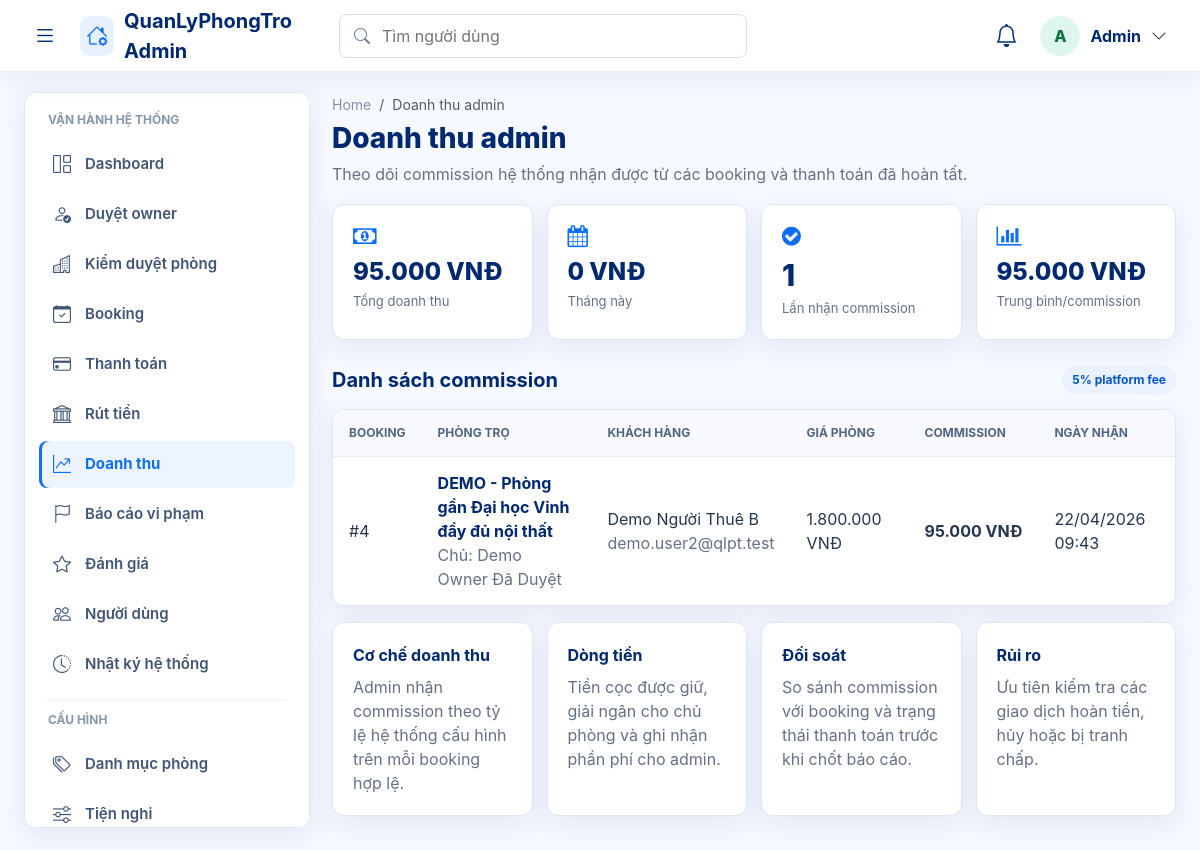
The app's page /public/admin/admin_revenue.php (signed in) with its own data.
### tables this page shows
CREATE TABLE `transactions` (
  `id` int(11) NOT NULL,
  `from_user` int(11) DEFAULT NULL,
  `to_user` int(11) DEFAULT NULL,
  `amount` int(11) DEFAULT NULL,
  `fee` int(11) DEFAULT 0,
  `type` enum('deposit','release','refund','withdraw','fee') DEFAULT NULL,
  `booking_id` int(11) DEFAULT NULL,
  `created_at` timestamp NOT NULL DEFAULT current_timestamp()
);

CREATE TABLE `motels` (
  `id` int(11) NOT NULL,
  `title` varchar(255) NOT NULL,
  `description` text DEFAULT NULL,
  `price` int(11) NOT NULL,
  `deposit_amount` int(11) NOT NULL DEFAULT 0,
  `area` int(11) DEFAULT NULL,
  `address` varchar(255) DEFAULT NULL,
  `province_code` varchar(20) DEFAULT NULL,
  `province_name` varchar(120) DEFAULT NULL,
  `district_code` varchar(20) DEFAULT NULL,
  `district_name` varchar(120) DEFAULT NULL,
  `ward_code` varchar(20) DEFAULT NULL,
  `ward_name` varchar(120) DEFAULT NULL,
  `street_address` varchar(255) DEFAULT NULL,
  `address_api_source` varchar(80) DEFAULT NULL,
  `lat` decimal(10,8) DEFAULT NULL,
  `lng` decimal(11,8) DEFAULT NULL,
  `phone` varchar(20) DEFAULT NULL,
  `user_id` int(11) NOT NULL,
  `category_id` int(11) DEFAULT NULL,
  `district_id` int(11) DEFAULT NULL,
  `status` enum('pending','approved','hidden','rejected') DEFAULT 'pending',
  `room_status` enum('available','reserved','rented','unavailable') NOT NULL DEFAULT 'available',
  `rejection_reason` text DEFAULT NULL,
  `rejected_by` int(11) DEFAULT NULL,
  `rejected_at` datetime DEFAULT NULL,
  `count_view` int(11) DEFAULT 0,
  `created_at` timestamp NOT NULL DEFAULT current_timestamp(),
  `updated_at` timestamp NULL DEFAULT NULL,
  `bedrooms` int(11) DEFAULT 0,
  `bathrooms` int(11) DEFAULT 0,
  `max_people` int(11) DEFAULT NULL,
  `utilities` text DEFAULT NULL,
  `furniture` text DEFAULT NULL,
  `verification_status` varchar(30) NOT NULL DEFAULT 'unverified',
  `health_score` int(11) NOT NULL DEFAULT 0,
  `is_featured` tinyint(1) NOT NULL DEFAULT 0,
  `available_from` date DEFAULT NULL,
  `service_fee` int(11) NOT NULL DEFAULT 0,
  `electricity_unit_price` int(11) NOT NULL DEFAULT 0,
  `water_fee_per_person` int(11) NOT NULL DEFAULT 0,
  `internet_fee` int(11) NOT NULL DEFAULT 0,
  `parking_fee` int(11) NOT NULL DEFAULT 0,
  `other_fee` int(11) NOT NULL DEFAULT 0,
  `service_note` varchar(255) DEFAULT NULL,
  `deposit_months` decimal(3,1) NOT NULL DEFAULT 1.0
);

CREATE TABLE `users` (
  `id` int(11) NOT NULL,
  `name` varchar(100) DEFAULT NULL,
  `email` varchar(150) DEFAULT NULL,
  `password` varchar(255) DEFAULT NULL,
  `reset_token` varchar(64) DEFAULT NULL,
  `reset_expires` datetime DEFAULT NULL,
  `force_password_change` tinyint(1) NOT NULL DEFAULT 0,
  `phone` varchar(20) DEFAULT NULL,
  `avatar` varchar(255) DEFAULT NULL,
  `role` enum('user','owner','admin') DEFAULT 'user',
  `created_at` timestamp NOT NULL DEFAULT current_timestamp(),
  `status` varchar(20) DEFAULT 'pending',
  `owner_verification_status` enum('not_required','pending_verification','submitted','approved','rejected') NOT NULL DEFAULT 'not_required',
  `approved_by` int(11) DEFAULT NULL,
  `approved_at` datetime DEFAULT NULL,
  `rejection_reason` text DEFAULT NULL,
  `address` text DEFAULT NULL,
  `idcard_number` varchar(50) DEFAULT NULL,
  `trust_score` int(11) NOT NULL DEFAULT 0,
  `admin_note` text DEFAULT NULL,
  `verified_at` datetime DEFAULT NULL,
  `verification_submitted_at` datetime DEFAULT NULL,
  `verification_reviewed_by` int(11) DEFAULT NULL,
  `verification_reviewed_at` datetime DEFAULT NULL,
  `verification_rejection_reason` text DEFAULT NULL,
  `id_card_front` varchar(255) DEFAULT NULL,
  `id_card_back` varchar(255) DEFAULT NULL,
  `selfie_image` varchar(255) DEFAULT NULL,
  `bank_name` varchar(100) DEFAULT NULL,
  `bank_account_no` varchar(50) DEFAULT NULL,
  `bank_account_name` varchar(100) DEFAULT NULL,
  `bank_verified_at` datetime DEFAULT NULL,
  `notify_email` tinyint(1) DEFAULT 1,
  `notify_booking` tinyint(1) DEFAULT 1,
  `show_phone` tinyint(1) DEFAULT 1,
  `dark_mode` tinyint(1) DEFAULT 0
);

### public/admin_init.php (called while the page is built, shortened)
<?php
require_once __DIR__ . '/../config/database.php';
require_once __DIR__ . '/../core/Database.php';
require_once __DIR__ . '/../core/Payment.php';
require_once __DIR__ . '/../core/AdminRevenue.php';
require_once __DIR__ . '/../app/controller/AdminRevenueController.php';
require_once __DIR__ . '/../app/controller/ActivityLogController.php';
$db = new Database($conn);
?>

### app/controller/AdminRevenueController.php (called while the page is built, shortened)
<?php
class AdminRevenueController
{
    private $revenue;
    public function __construct($db)
    {
        $this->revenue = new AdminRevenue($db);
    }
    public function listRevenue()
    {
        $admin_id = $_SESSION['user_id'];
        $page = isset($_GET['page']) ? (int)$_GET['page'] : 1;
        $revenue = $this->revenue->getRevenue($admin_id, $page, ITEMS_PER_PAGE);
        $total = $this->revenue->getRevenueCount($admin_id);
        $total_pages = ceil($total / ITEMS_PER_PAGE);
        $stats = $this->revenue->getStats($admin_id);
        return [
            'revenue' => $revenue,
            'total' => $total,
            'page' => $page,
            'total_pages' => $total_pages,
            'stats' => $stats
        ];
    }
}

### core/AdminRevenue.php (called while the page is built, shortened)
<?php
class AdminRevenue
{
    private $db;
    private $table = 'transactions';
    public function __construct($database)
    {
        $this->db = $database;
    }
    public function getTotalRevenue($admin_id)
    {
        $query = "SELECT SUM(amount) as total
                  FROM {$this->table}
                  WHERE to_user = {$admin_id}
                  AND type = 'fee'";
        $result = $this->db->query($query);
        $row = $result->fetch_assoc();
        return $row['total'] ?? 0;
    }
    public function getRevenue($admin_id, $page = 1, $limit = 10)
    {
        $offset = ($page - 1) * $limit;
        $query = "SELECT t.*,
                         b.user_id, b.motel_id, b.deposit_amount,
                         m.title as motel_title, m.price as motel_price,
                         u.name as user_name, u.email as user_email,
                         uo.name as owner_name
                  FROM {$this->table} t
                  LEFT JOIN bookings b ON t.booking_id = b.id
                  LEFT JOIN motels m ON b.motel_id = m.id
                  LEFT JOIN users u ON b.user_id = u.id
                  LEFT JOIN users uo ON m.user_id = uo.id
                  WHERE t.to_user = {$admin_id}
                  AND t.type = 'fee'
                  ORDER BY t.created_at DESC
                  LIMIT {$offset}, {$limit}";
        return $this->db->getRows($query);
    }
    public function getRevenueCount($admin_id)
    {
        $query = "SELECT COUNT(*) as total
                  FROM {$this->table}
                  WHERE to_user = {$admin_id}
                  AND type = 'fee'";
        $result = $this->db->query($query);
        $row = $result->fetch_assoc();
        return $row['total'] ?? 0;
    }
    public function getStats($admin_id)
    {
        $stats = [];
        $total = $this->getTotalRevenue($admin_id);
        $stats['total'] = $total;
        $query = "SELECT SUM(amount) as total
                  FROM {$this->table}
                  WHERE to_user = {$admin_id}
                  AND type = 'fee'
                  AND MONTH(created_at) = MONTH(NOW())
                  AND YEAR(created_at) = YEAR(NOW())";
        $result = $this->db->query($query);
        $row = $result->fetch_assoc();
        $stats['month'] = $row['total'] ?? 0;
        $query = "SELECT COUNT(*) as total
                  FROM {$this->table}
                  WHERE to_user = {$admin_id}
                  AND type = 'fee'";
        $result = $this->db->query($query);
        $row = $result->fetch_assoc();
        $stats['count'] = $row['total'] ?? 0;
        $stats['average'] = $stats['count'] > 0 ? ceil($stats['total'] / $stats['count']) : 0;
        return $stats;
    }
}
?>

### core/Database.php (called while the page is built, shortened)
<?php
class Database {
    private $conn;
    public function __construct($connection) {
        $this->conn = $connection;
    }
    public function query($sql) {
        return $this->conn->query($sql);
    }
    public function getRows($sql) {
        $result = $this->conn->query($sql);
        if ($result && $result->num_rows > 0) {
            $rows = [];
            while ($row = $result->fetch_assoc()) {
                $rows[] = $row;
            }
            return $rows;
        }
        return [];
    }
}
?>

### public/admin/admin_revenue.php (the view, shortened to what this page needs)
<?php
require_once __DIR__ . '/../admin_init.php';
require_once __DIR__ . '/layout.php';
$controller = new AdminRevenueController($db);
$revenueData = $controller->listRevenue();
$stats = $revenueData['stats'] ?? [];
$revenue = $revenueData['revenue'] ?? [];
?>
<div class="wb-grid wb-stats-4 mb-3">
    <div class="wb-card"><i class="fa fa-money wb-card-icon"></i>
        <div class="wb-card-value fs-4"><?php echo admin_money($stats['total'] ?? 0); ?></div>
        <div class="wb-card-label">Tổng doanh thu</div>
    </div>
    <div class="wb-card"><i class="fa fa-calendar wb-card-icon"></i>
        <div class="wb-card-value fs-4"><?php echo admin_money($stats['month'] ?? 0); ?></div>
        <div class="wb-card-label">Tháng này</div>
    </div>
    <div class="wb-card"><i class="fa fa-check-circle wb-card-icon"></i>
        <div class="wb-card-value"><?php echo (int)($stats['count'] ?? 0); ?></div>
        <div class="wb-card-label">Lần nhận commission</div>
    </div>
    <div class="wb-card"><i class="fa fa-bar-chart wb-card-icon"></i>
        <div class="wb-card-value fs-4"><?php echo admin_money($stats['average'] ?? 0); ?></div>
        <div class="wb-card-label">Trung bình/commission</div>
    </div>
</div>
<div class="wb-section-head">
    <h2>Danh sách commission</h2>
    <span class="wb-pill">5% platform fee</span>
</div>
<div class="wb-table-card">
    <?php if ($revenue): ?>
        <table class="wb-table">
            <thead>
                <tr>
                    <th>Booking</th>
                    <th>Phòng trọ</th>
                    <th>Khách hàng</th>
                    <th>Giá phòng</th>
                    <th>Commission</th>
                    <th>Ngày nhận</th>
                </tr>
            </thead>
            <tbody>
                <?php foreach ($revenue as $item): ?>
                    <tr>
                        <td>#<?php echo (int)($item['booking_id'] ?? 0); ?></td>
                        <td>
                            <div class="wb-title"><?php echo admin_e($item['motel_title'] ?? 'N/A'); ?></div>
                            <div class="wb-muted">Chủ: <?php echo admin_e($item['owner_name'] ?? 'N/A'); ?></div>
                        </td>
                        <td>
                            <div><?php echo admin_e($item['user_name'] ?? 'N/A'); ?></div>
                            <div class="wb-muted"><?php echo admin_e($item['user_email'] ?? ''); ?></div>
                        </td>
                        <td><?php echo admin_money($item['motel_price'] ?? 0); ?></td>
                        <td class="wb-price"><?php echo admin_money($item['amount'] ?? 0); ?></td>
                        <td><?php echo !empty($item['created_at']) ? date('d/m/Y H:i', strtotime((string)$item['created_at'])) : ''; ?></td>
                    </tr>
                <?php endforeach; ?>
            </tbody>
        </table>
    <?php else: ?>
        <div class="wb-empty">Chưa có commission nào. Commission phát sinh khi booking hoàn tất theo luồng thanh toán.</div>
    <?php endif; ?>
</div>
<div class="wb-grid wb-stats-4 mt-3">
    <div class="wb-card">
        <div class="wb-title mb-2">Cơ chế doanh thu</div>
        <div class="wb-muted">Admin nhận commission theo tỷ lệ hệ thống cấu hình trên mỗi booking hợp lệ.</div>
    </div>
    <div class="wb-card">
        <div class="wb-title mb-2">Dòng tiền</div>
        <div class="wb-muted">Tiền cọc được giữ, giải ngân cho chủ phòng và ghi nhận phần phí cho admin.</div>
    </div>
    <div class="wb-card">
        <div class="wb-title mb-2">Đối soát</div>
        <div class="wb-muted">So sánh commission với booking và trạng thái thanh toán trước khi chốt báo cáo.</div>
    </div>
    <div class="wb-card">
        <div class="wb-title mb-2">Rủi ro</div>
        <div class="wb-muted">Ưu tiên kiểm tra các giao dịch hoàn tiền, hủy hoặc bị tranh chấp.</div>
    </div>
</div>

### public/assets/css/workbench.css (style rules this page uses)
:root { --wb-bg: #f4f7fb; --wb-surface: #ffffff; --wb-soft: #f8fafc; --wb-text: #101828; --wb-muted: #667085; --wb-border: #e5eaf2; --wb-primary: #2563eb; --wb-primary-dark: #1e40af; --wb-accent: #0e7490; --wb-success: #16a34a; --wb-warning: #f59e0b; --wb-danger: #dc2626; --wb-shadow: 0 18px 50px rgba(15, 23, 42, .07); }
body.workbench { min-height: 100vh; margin: 0; background: var(--wb-bg) !important; color: var(--wb-text); font-family: "Inter", "Segoe UI", Arial, sans-serif; }
.wb-sidebar, .wb-hero, .wb-card, .wb-table-card, .wb-list-card { background: var(--wb-surface); border: 1px solid var(--wb-border); border-radius: 14px; box-shadow: var(--wb-shadow); }
.wb-grid { display: grid; gap: 14px; }
.wb-stats-4 { grid-template-columns: repeat(4, minmax(0, 1fr)); }
.wb-card { padding: 18px; }
.wb-card-icon { color: var(--wb-primary); font-size: 22px; margin-bottom: 12px; }
.wb-card-value { font-size: 30px; line-height: 1; font-weight: 950; }
.wb-card-label { color: var(--wb-muted); font-size: 13px; margin-top: 7px; }
.wb-section-head { margin: 26px 0 14px; display: flex; align-items: center; justify-content: space-between; gap: 12px; }
.wb-section-head h2 { margin: 0; font-size: 22px; font-weight: 950; }
.wb-pill { display: inline-flex; align-items: center; gap: 6px; padding: 6px 10px; border-radius: 999px; background: #ecfeff; color: #0f766e; font-size: 12px; font-weight: 850; }
.wb-muted { color: var(--wb-muted); }
.wb-table { width: 100%; margin: 0; }
.wb-table th, .wb-table td { padding: 14px 16px; border-bottom: 1px solid var(--wb-border); vertical-align: middle; }
.wb-table th { color: var(--wb-muted); background: var(--wb-soft); font-size: 12px; text-transform: uppercase; letter-spacing: .02em; }
.wb-table tr:last-child td { border-bottom: 0; }
.wb-title { color: var(--wb-text); font-weight: 900; }
.wb-price { color: var(--wb-accent); font-weight: 950; white-space: nowrap; }

### public/admin/assets/css/admin.css (style rules this page uses)
:root { --admin-bg: #f6f9ff; --admin-surface: #ffffff; --admin-border: #dfe7f5; --admin-text: #012970; --admin-copy: #26354d; --admin-muted: #667085; --admin-blue: #0d6efd; --admin-cyan: #0891b2; --admin-green: #198754; --admin-amber: #f59e0b; --admin-red: #dc3545; --admin-shadow: 0 8px 28px rgba(1, 41, 112, .09); --admin-sidebar-width: 286px; --admin-sidebar-mini: 86px; --admin-topbar-height: 72px; }
body.admin-body { color: var(--admin-copy); background: var(--admin-bg) !important; font-family: Inter, "Nunito", system-ui, -apple-system, BlinkMacSystemFont, "Segoe UI", sans-serif; }
.admin-body .wb-card, .admin-body .wb-table-card, .admin-body .wb-list-card { border: 1px solid var(--admin-border); border-radius: 12px; box-shadow: var(--admin-shadow); }
.admin-body .wb-card { padding: 20px; }
.admin-body .wb-card-icon { color: var(--admin-blue); }
.admin-body .wb-card-value { color: var(--admin-text); font-weight: 760; line-height: 1.12; }
.admin-body .wb-card-label, .admin-body .wb-muted { color: var(--admin-muted); }
.admin-body .wb-section-head { margin-top: 25px; }
.admin-body .wb-section-head h2 { color: var(--admin-text); font-size: 20px; font-weight: 730; }
.admin-body .wb-table-card { overflow-x: auto; background: var(--admin-surface); }
.admin-body .wb-table { min-width: 720px; border-collapse: separate; border-spacing: 0; }
.admin-body .wb-table th { color: #526581; background: #f7f9fe; font-size: 12px; font-weight: 720; letter-spacing: 0; }
.admin-body .wb-table td { color: var(--admin-copy); }
.admin-body .wb-table tbody tr { transition: background .15s ease; }
.admin-body .wb-title { color: var(--admin-text); font-weight: 680; }
.admin-body .wb-price { color: #087443; font-weight: 720; }
.admin-body .wb-pill { border-radius: 999px; background: #eaf1ff; color: #0756c9; font-weight: 720; }

### records on screen
transactions: booking "4", motels.title "DEMO - Phòng gần Đại học Vinh đầy đủ nội thất", users.name "Demo Owner Đã Duyệt", users.name "Demo Người Thuê B", users.email "demo.user2@qlpt.test", motels.price "1.800.000 VNĐ", amount "95.000 VNĐ", created_at "22/04/2026 09:43"

### other values on screen
admin_e($initial !== '' ? $initial : 'A') "A"
admin_e(admin_current_name()) "Admin"
admin_e($item['label']) "Dashboard"
admin_e($item['label']) "Duyệt owner"
admin_e($item['label']) "Kiểm duyệt phòng"
admin_e($item['label']) "Booking"
admin_e($item['label']) "Thanh toán"
admin_e($item['label']) "Rút tiền"
admin_e($item['label']) "Doanh thu"
admin_e($item['label']) "Báo cáo vi phạm"
admin_e($item['label']) "Đánh giá"
admin_e($item['label']) "Người dùng"
admin_e($item['label']) "Nhật ký hệ thống"
admin_e($item['label']) "Danh mục phòng"
admin_e($item['label']) "Tiện nghi"
